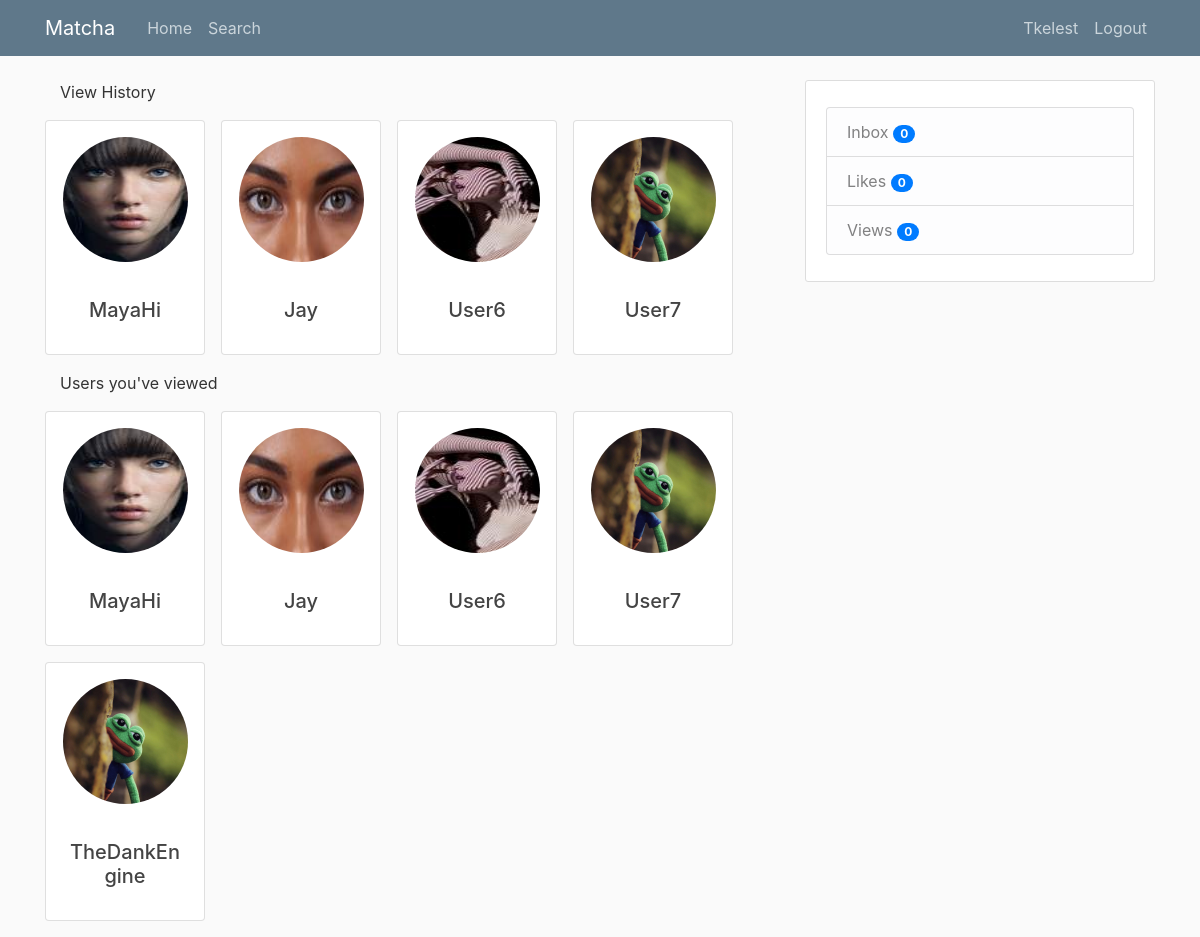
Page /views (signed in) on the committed database.
### tables this page shows
CREATE TABLE users (
            user_id INTEGER PRIMARY KEY AUTOINCREMENT,
            firstname TEXT NOT NULL,
            lastname TEXT NOT NULL,
            age INTEGER NOT NULL,
            birthdate TEXT NOT NULL,
            username TEXT NOT NULL,
            email TEXT NOT NULL,
            password TEXT NOT NULL,
            gender TEXT NOT NULL,
            sexual_pref TEXT NULL,
            biography TEXT NULL,
            famerating INTEGER DEFAULT 100,
            image_file_p TEXT DEFAULT "default.jpg",
            image_file_1 TEXT NULL,
            image_file_2 TEXT NULL,
            image_file_3 TEXT NULL,
            image_file_4 TEXT NULL,
            image_file_5 TEXT NULL,
            geo_track TEXT DEFAULT "1",
            location_city TEXT NULL,
            location_region TEXT NULL,
            lat_data INTEGER NULL,
            long_data INTEGER NULL,
            last_seen TEXT NULL,
            authenticated INTEGER DEFAULT 0
            );

### matcha/routes.py (the view)
@app.route('/views')
@login_required
def views():
    conn = sql.connect('matcha\\users.db')
    cur = conn.cursor()
    cur.execute("SELECT * FROM userviews WHERE viewed_user=:current_user", {'current_user': current_user.user_id})
    userviews = cur.fetchall()
    userData1 = []
    for user in userviews:
        cur.execute("SELECT username, image_file_p FROM users WHERE user_id=:user_id", {'user_id': user[2]})
        data = cur.fetchone()
        if data:
            data = list(data)
            data.insert(0, user[2])
            data = tuple(data)
            userData1.append(data)
    cur.execute("SELECT * FROM userviews WHERE user_id=:current_user", {'current_user': current_user.user_id})
    viewHistory = cur.fetchall()
    userData2 = []
    for user in viewHistory:
        cur.execute("SELECT username, image_file_p FROM users WHERE user_id=:user_id", {'user_id': user[1]})
        data = cur.fetchone()
        if data:
            data = list(data)
            data.insert(0, user[2])
            data = tuple(data)
            userData2.append(data)
    view_notification = len(userData1)
    with conn:
        cur.execute("""UPDATE view_notifications SET view_notification=:view_notification
        WHERE user_id=:user_id""", {'view_notification': view_notification ,'user_id': current_user.user_id})
    conn.close
    print('USERDATA: ', userData2)
    return render_template('views.html', title='Views', userviews=userData1, viewHistory=userData2)

### matcha/models.py (called while the page is built)
@login_manager.user_loader
def load_user(id):
    conn = sql.connect('matcha\\users.db')
    cur = conn.cursor()
    cur.execute("SELECT * from users where email = (?)", [id])
    userrow = cur.fetchone()
    user = User(userrow[0], userrow[1], userrow[2], userrow[3], userrow[4],
            userrow[5], userrow[6], userrow[7], userrow[8], userrow[9],
            userrow[10], userrow[11], userrow[12], userrow[13], userrow[14],
            userrow[15], userrow[16], userrow[17], userrow[18], userrow[19],
            userrow[20], userrow[21], userrow[22], userrow[23], userrow[24])
    return (user)

### matcha/templates/views.html
{% extends "layout.html" %}
{% block content %}
<div class="container">
    <p>View History</p>
    <div class="row">
    {% for user in userviews %}
        <div class="mb-3 mr-3">
            <div class="card" style="width: 10rem;">
                <div class="text-center">
                    <a href="{{ url_for('user_profile', username=user[1]) }}" data-toggle="tooltip" data-placement="top" title="Inspect Profile"><img class="rounded-circle usercard-img" src="/static/profile_pics/{{ user[2] }}" ></a>
                </div>
                    <div class="card-body text-center">
                    <h5 class="card-title">{{ user[1] }}</h5>
                </div>
            </div>
        </div>
    {% endfor %}
    </div>
</div>
<div class="container">
    <p>Users you've viewed</p>
    <div class="row">
    {% for user in viewHistory %}
        <div class="mb-3 mr-3">
            <div class="card" style="width: 10rem;">
                <div class="text-center">
                    <a href="{{ url_for('user_profile', username=user[1]) }}" data-toggle="tooltip" data-placement="top" title="Inspect Profile"><img class="rounded-circle usercard-img" src="/static/profile_pics/{{ user[2] }}" ></a>
                </div>
                    <div class="card-body text-center">
                    <h5 class="card-title">{{ user[1] }}</h5>
                </div>
            </div>
        </div>
    {% endfor %}
    </div>
</div>
{% endblock content %}

### matcha/templates/layout.html (shortened to what this page needs)
<!DOCTYPE html>
<html lang="en">
<head>
    <link rel="stylesheet" href="https://stackpath.bootstrapcdn.com/bootstrap/4.3.1/css/bootstrap.min.css">
    <link rel="stylesheet" type="text/css" href="{{ url_for('static', filename='main.css') }}">
    <link rel="stylesheet" href="https://cdnjs.cloudflare.com/ajax/libs/font-awesome/4.7.0/css/font-awesome.min.css">
</head>
<body>
    <header class="site-header">
        <nav class="navbar navbar-expand-md navbar-dark bg-steel fixed-top">
            <div class="container">
                <a class="navbar-brand mr-4" href="/">Matcha</a>
                <div class="collapse navbar-collapse" id="navbarToggle">
                    <div class="navbar-nav mr-auto">
                        {% if current_user.is_authenticated %}
                        <a class="nav-item nav-link" href="{{ url_for('home') }}">Home</a>
                        <a class="nav-item nav-link" href="{{ url_for('search') }}">Search</a>
                        {% else %}
                        <a class="nav-item nav-link" href="{{ url_for('home') }}">Home</a>
                        <a class="nav-item nav-link" href="{{ url_for('about') }}">About</a>
                        {% endif %}
                    </div>
                    <div class="navbar-nav">
                        {% if current_user.is_authenticated %}
                            <a class="nav-item nav-link" href="{{ url_for('account') }}">{{ current_user.username }}</a>
                            <a class="nav-item nav-link align-middle" href="{{ url_for('logout') }}">Logout</a>
                        {% else %}
                            <a class="nav-item nav-link" href="{{ url_for('register') }}">Register</a>
                            <a class="nav-item nav-link" href="{{ url_for('login') }}">Login</a>
                        {% endif %}
                    </div>
                </div>
            </div>
        </nav>
    </header>
    <main role="main" class="container">
        <div class="row">
            <div class="col-md-8">
                {% block content %}{% endblock %}
            </div>
            {% if current_user.is_authenticated %}
            <div class="col-md-4">
                <div class="content-section">
                    <ul class="list-group mt-3">
                        <a href="{{ url_for('inbox') }}" class="list-group-item list-group-item-light">Inbox
                            <span id="inbox_count" class="badge badge-pill badge-primary"></span>
                        </a>
                        <a href="{{ url_for('likes') }}" class="list-group-item list-group-item-light">Likes
                            {% set new_messages = current_user.age %}
                            <span id="likes_count" class="badge badge-pill badge-primary"></span>
                        </a>
                        <a href="{{ url_for('views') }}" class="list-group-item list-group-item-light">Views
                            <span id="views_count" class="badge badge-pill badge-primary"></span>
                        </a>
                    </ul>
                </div>
            </div>
            {% endif %}
        </div>
    </main>
</body>
</html>

### matcha/static/main.css (style rules this page uses)
body { background: #fafafa; color: #333333; margin-top: 5rem; }
h1, h2, h3, h4, h5, h6 { color: #444444; }
.bg-steel { background-color: #5f788a; }
.site-header .navbar-nav .nav-link { color: #cbd5db; }
.content-section { background: #ffffff; padding: 10px 20px; border: 1px solid #dddddd; border-radius: 3px; margin-bottom: 20px; }
.usercard-img { height: 125px; width: 125px; margin-top: 16px; margin-bottom: 16px; }

### rows in the picture
users: username "Tkelest"
users: image_file_p (picture), username "MayaHi"
users: image_file_p (picture), username "Jay"
users: image_file_p (picture), username "User6"
users: image_file_p (placeholder picture), username "User7"
users: image_file_p (placeholder picture), username "TheDankEngine"
